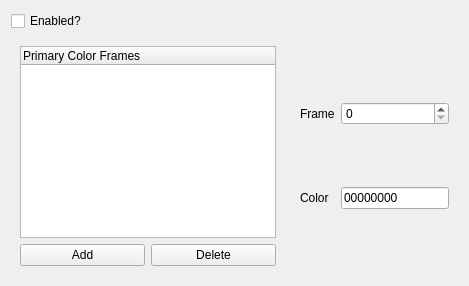
                 <widget class="QWidget" name="tab_21">
                  <attribute name="title">
                   <string>Primary Color Anim</string>
                  </attribute>
                  <layout class="QGridLayout" name="gridLayout_70">
                   <item row="0" column="0">
                    <widget class="QCheckBox" name="basePrimaryColorAnimEnabled">
                     <property name="text">
                      <string>Enabled?</string>
                     </property>
                    </widget>
                   </item>
                   <item row="1" column="0">
                    <widget class="QWidget" name="basePrimaryColorLeft" native="true">
                     <layout class="QGridLayout" name="gridLayout_71">
                      <item row="1" column="0">
                       <widget class="QPushButton" name="basePrimaryColorAdd">
                        <property name="text">
                         <string>Add</string>
                        </property>
                       </widget>
                      </item>
                      <item row="1" column="1">
                       <widget class="QPushButton" name="basePrimaryColorDelete">
                        <property name="text">
                         <string>Delete</string>
                        </property>
                       </widget>
                      </item>
                      <item row="0" column="0" colspan="2">
                       <widget class="QTreeWidget" name="basePrimaryColorTree">
                        <attribute name="headerVisible">
                         <bool>true</bool>
                        </attribute>
                        <column>
                         <property name="text">
                          <string>Primary Color Frames</string>
                         </property>
                        </column>
                       </widget>
                      </item>
                     </layout>
                    </widget>
                   </item>
                   <item row="1" column="1">
                    <widget class="QWidget" name="basePrimaryColorRight" native="true">
                     <layout class="QGridLayout" name="basePrimaryColorFrame_2">
                      <item row="1" column="1">
                       <widget class="QLineEdit" name="basePrimaryColorColor">
                        <property name="inputMask">
                         <string>HHHHHHHH;0</string>
                        </property>
                        <property name="text">
                         <string/>
                        </property>
                        <property name="maxLength">
                         <number>8</number>
                        </property>
                        <property name="placeholderText">
                         <string/>
                        </property>
                       </widget>
                      </item>
                      <item row="1" column="0">
                       <widget class="QLabel" name="label_290">
                        <property name="text">
                         <string>Color</string>
                        </property>
                       </widget>
                      </item>
                      <item row="0" column="0">
                       <widget class="QLabel" name="label_289">
                        <property name="text">
                         <string>Frame</string>
                        </property>
                       </widget>
                      </item>
                      <item row="0" column="1">
                       <widget class="QSpinBox" name="basePrimaryColorFrame">
                        <property name="minimum">
                         <number>0</number>
                        </property>
                        <property name="maximum">
                         <number>65535</number>
                        </property>
                       </widget>
                      </item>
                     </layout>
                    </widget>
                   </item>
                  </layout>
                 </widget>
